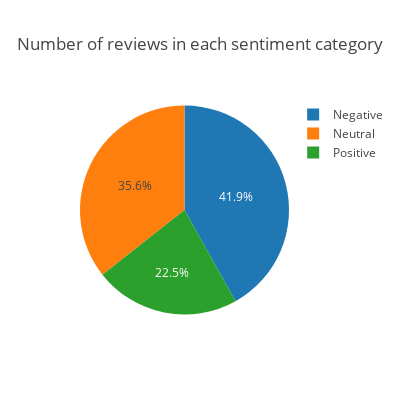

This figure's notebook cell:
### Code cell
labels = ['Positive','Negative','Neutral']
values = [pos,neg,neu]


trace = go.Pie(labels=labels, values=values)


layout = go.Layout(height = 400,
                   width = 400,
                   autosize = False,
                   title = 'Number of reviews in each sentiment category')

fig = go.Figure(data = [trace], layout = layout)

py.offline.iplot(fig, show_link = False)

### Figure 1 — Plotly figure (JSON) as saved in the notebook; plotly's stock layout.template omitted (floating-point values rounded to 4 significant figures)
{"data": [{"labels": ["Positive", "Negative", "Neutral"], "type": "pie", "values": [36, 67, 57]}], "layout": {"autosize": false, "height": 400, "title": "Number of reviews in each sentiment category", "width": 400}}
